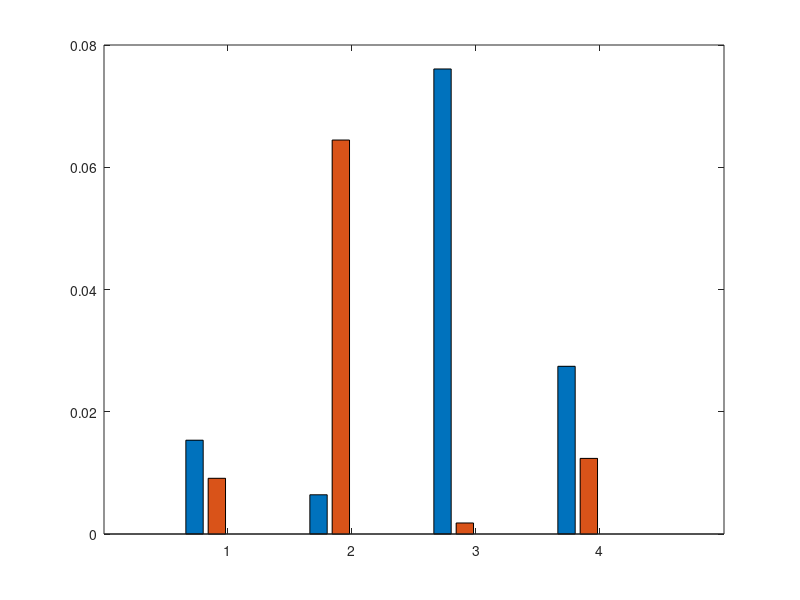

Write the MATLAB code that produced this figure. (Note: this script raises an error after producing the figure.)
clear; close all; clc
textSize = 16;
linewid = 1;

ep = [1 2 3 4];
% MI DCT DP ISa ISm
% SI DCT DP ISa ISm
% MO DCT DP ISa ISm
% SO DCT DP ISa ISm
% compBMR = [1-0.9846540178571429 1-0.9908854166666666 1-0.9997558594 1-0.9995605469;
%     1-0.9935825892857143 1-0.935546875 1-0.9998604911 1-0.9979870855;
%     1-0.9239211309523809 1-0.9981971153846154 1-0.9994303385 0;
%     1-0.9725632440476191 1-0.9876302083333334 1-0.9996744792 0];
compBMR = [1-0.9846540178571429 1-0.9908854166666666 0 0;
    1-0.9935825892857143 1-0.935546875 0 0;
    1-0.9239211309523809 1-0.9981971153846154 0 0;
    1-0.9725632440476191 1-0.9876302083333334 0 0];

figure(11)
bar(ep, compBMR, 'grouped')
hold on
ax = gca;
ax.YAxis.FontSize = 13;
ax.XAxis.FontSize = 13;
ax.YAxis.FontWeight = 'bold';
ax.XAxis.FontWeight = 'bold';

row1 = {'Mobile' 'Stationary' 'Mobile' 'Stationary'};
row2 = {'Indoor' 'Indoor' 'Outdoor' 'Outdoor'};
labelArray = [row1; row2]; 
tickLabels = strtrim(sprintf('%s\\newline%s \n', labelArray{:}));
ax.XTickLabel = tickLabels; 

ylim([0 0.15])
legend('DCT-Quantization', 'DP-SKG', 'SIC-SKGa', 'SIC-SKGm', 'FontSize', textSize, 'FontWeight','bold', 'Location','northeast')
ylabel('BMR (%)', 'FontSize',15, 'FontWeight','bold')

% for i=1:length(compBMR)
%     text(ep(i)-0.3,compBMR(i,1),num2str(compBMR(i,1), '%.2g'), 'FontWeight','bold', 'HorizontalAlignment', 'center', 'VerticalAlignment', 'bottom')
%     text(ep(i)-0.1,compBMR(i,2),num2str(compBMR(i,2), '%.2g'), 'FontWeight','bold', 'HorizontalAlignment', 'center', 'VerticalAlignment', 'bottom')
%     text(ep(i)+0.1,compBMR(i,3),strcat(num2str(compBMR(i,3), '%.3g')," /"), 'FontWeight','bold', 'HorizontalAlignment', 'center', 'VerticalAlignment', 'bottom')
%     text(ep(i)+0.3,compBMR(i,4),num2str(compBMR(i,4), '%.2g'), 'FontWeight','bold', 'HorizontalAlignment', 'center', 'VerticalAlignment', 'bottom')
% end

% 创建 text
text('VerticalAlignment','bottom',...
    'HorizontalAlignment','center',...
    'FontWeight','bold',...
    'String','0.015',...
    'Position',[0.7 0.0153459821428571 0]);

% 创建 text
text('VerticalAlignment','bottom',...
    'HorizontalAlignment','center',...
    'FontWeight','bold',...
    'String','0.0091',...
    'Position',[1.00092165898618 0.00911458333333337 0]);

% 创建 text
text('VerticalAlignment','bottom',...
    'HorizontalAlignment','center',...
    'FontWeight','bold',...
    'String','0 /',...
    'Position',[1.1 0 0]);

% 创建 text
text('VerticalAlignment','bottom',...
    'HorizontalAlignment','center',...
    'FontWeight','bold',...
    'String','0',...
    'Position',[1.26330121491412 0 0]);

% 创建 text
text('VerticalAlignment','bottom',...
    'HorizontalAlignment','center',...
    'FontWeight','bold',...
    'String','0.0064',...
    'Position',[1.64495182237118 0.0064174107142857 0]);

% 创建 text
text('VerticalAlignment','bottom',...
    'HorizontalAlignment','center',...
    'FontWeight','bold',...
    'String','0.064',...
    'Position',[1.9 0.064453125 0]);

% 创建 text
text('VerticalAlignment','bottom',...
    'HorizontalAlignment','center',...
    'FontWeight','bold',...
    'String','0 /',...
    'Position',[2.1 0 0]);

% 创建 text
text('VerticalAlignment','bottom',...
    'HorizontalAlignment','center',...
    'FontWeight','bold',...
    'String','0',...
    'Position',[2.26330121491412 0 0]);

% 创建 text
text('VerticalAlignment','bottom',...
    'HorizontalAlignment','center',...
    'FontWeight','bold',...
    'String','0.076',...
    'Position',[2.7 0.0760788690476191 0]);

% 创建 text
text('VerticalAlignment','bottom',...
    'HorizontalAlignment','center',...
    'FontWeight','bold',...
    'String','0.0018 /',...
    'Position',[3.03762044407206 0.00536724105102815 0]);

% 创建 text
text('VerticalAlignment','bottom',...
    'HorizontalAlignment','center',...
    'FontWeight','bold',...
    'String','0 /',...
    'Position',[3.1 0 0]);

% 创建 text
text('VerticalAlignment','bottom',...
    'HorizontalAlignment','center',...
    'FontWeight','bold',...
    'String','0',...
    'Position',[3.26330121491412 0 0]);

% 创建 text
text('VerticalAlignment','bottom',...
    'HorizontalAlignment','center',...
    'FontWeight','bold',...
    'String','0.027',...
    'Position',[3.7 0.0274367559523809 0]);

% 创建 text
text('VerticalAlignment','bottom',...
    'HorizontalAlignment','center',...
    'FontWeight','bold',...
    'String','0.012',...
    'Position',[3.97339757017176 0.0123697916666666 0]);

% 创建 text
text('VerticalAlignment','bottom',...
    'HorizontalAlignment','center',...
    'FontWeight','bold',...
    'String','0 /',...
    'Position',[4.1 0 0]);

% 创建 text
text('VerticalAlignment','bottom',...
    'HorizontalAlignment','center',...
    'FontWeight','bold',...
    'String','0',...
    'Position',[4.26330121491412 0 0]);

print('compvsquantBMR','-depsc')

% compBGR = [0.9 0.93 0.88 0.89; 
%     0.857 0.857 0.857 0.857; 
%     1.4 1.4 1.4 1.4; 
%     4.2 4.2 4.2 4.2];
compBGR = [0.90 1.0455 1.143 1.143;
    0.94 1.0676 1.143 1.143;
    0.87 0.9093 1.143 1.143;
    0.91 1.0822 1.143 1.143
    ];
figure(1111)
bar(ep, compBGR, 'grouped')
hold on
ax = gca;
ax.YAxis.FontSize = 13;
ax.XAxis.FontSize = 13;
ax.YAxis.FontWeight = 'bold';
ax.XAxis.FontWeight = 'bold';

row1 = {'Mobile' 'Stationary' 'Mobile' 'Stationary'};
row2 = {'Indoor' 'Indoor' 'Outdoor' 'Outdoor'};
labelArray = [row1; row2]; 
tickLabels = strtrim(sprintf('%s\\newline%s \n', labelArray{:}));
ax.XTickLabel = tickLabels; 

ylim([0 2.5])
legend('DCT-Quantization', 'DP-SKG', 'SIC-SKGa', 'SIC-SKGm', 'FontSize', textSize, 'FontWeight','bold', 'Location','northeast')
ylabel('BGR (bit per sample)', 'FontSize',15, 'FontWeight','bold')

% for i=1:length(compBGR)
%     text(ep(i)-0.3,compBGR(i,1),strcat(num2str(compBGR(i,1), '%.3g')), 'FontWeight','bold', 'HorizontalAlignment', 'center', 'VerticalAlignment', 'bottom')
%     text(ep(i)-0.1,compBGR(i,2),strcat(num2str(compBGR(i,2), '%.3g')), 'FontWeight','bold', 'HorizontalAlignment', 'center', 'VerticalAlignment', 'bottom')
%     text(ep(i)+0.1,compBGR(i,3),strcat(num2str(compBGR(i,3), '%.3g')," /"), 'FontWeight','bold', 'HorizontalAlignment', 'center', 'VerticalAlignment', 'bottom')
%     text(ep(i)+0.3,compBGR(i,4),num2str(compBGR(i,4), '%.3g'), 'FontWeight','bold', 'HorizontalAlignment', 'center', 'VerticalAlignment', 'bottom')
% end

% 创建 text
text('VerticalAlignment','bottom',...
    'HorizontalAlignment','center',...
    'FontWeight','bold',...
    'String','0.9',...
    'Position',[0.7 0.9 0]);

% 创建 text
text('VerticalAlignment','bottom',...
    'HorizontalAlignment','center',...
    'FontWeight','bold',...
    'String','1.05',...
    'Position',[0.881650607457058 1.0455 0]);

% 创建 text
text('VerticalAlignment','bottom',...
    'HorizontalAlignment','center',...
    'FontWeight','bold',...
    'String','1.14 /',...
    'Position',[1.07247591118559 1.143 0]);

% 创建 text
text('VerticalAlignment','bottom',...
    'HorizontalAlignment','center',...
    'FontWeight','bold',...
    'String','1.14',...
    'Position',[1.34587348135735 1.143 0]);

% 创建 text
text('VerticalAlignment','bottom',...
    'HorizontalAlignment','center',...
    'FontWeight','bold',...
    'String','0.94',...
    'Position',[1.7 0.94 0]);

% 创建 text
text('VerticalAlignment','bottom',...
    'HorizontalAlignment','center',...
    'FontWeight','bold',...
    'String','1.07',...
    'Position',[1.88165060745706 1.0676 0]);

% 创建 text
text('VerticalAlignment','bottom',...
    'HorizontalAlignment','center',...
    'FontWeight','bold',...
    'String','1.14 /',...
    'Position',[2.07247591118559 1.143 0]);

% 创建 text
text('VerticalAlignment','bottom',...
    'HorizontalAlignment','center',...
    'FontWeight','bold',...
    'String','1.14',...
    'Position',[2.34587348135735 1.143 0]);

% 创建 text
text('VerticalAlignment','bottom',...
    'HorizontalAlignment','center',...
    'FontWeight','bold',...
    'String','0.87',...
    'Position',[2.7 0.87 0]);

% 创建 text
text('VerticalAlignment','bottom',...
    'HorizontalAlignment','center',...
    'FontWeight','bold',...
    'String','0.909',...
    'Position',[2.86330121491412 0.953854455445545 0]);

% 创建 text
text('VerticalAlignment','bottom',...
    'HorizontalAlignment','center',...
    'FontWeight','bold',...
    'String','1.14 /',...
    'Position',[3.07247591118559 1.143 0]);

% 创建 text
text('VerticalAlignment','bottom',...
    'HorizontalAlignment','center',...
    'FontWeight','bold',...
    'String','1.14',...
    'Position',[3.34587348135735 1.143 0]);

% 创建 text
text('VerticalAlignment','bottom',...
    'HorizontalAlignment','center',...
    'FontWeight','bold',...
    'String','0.91',...
    'Position',[3.7 0.91 0]);

% 创建 text
text('VerticalAlignment','bottom',...
    'HorizontalAlignment','center',...
    'FontWeight','bold',...
    'String','1.08',...
    'Position',[3.87247591118559 1.0822 0]);

% 创建 text
text('VerticalAlignment','bottom',...
    'HorizontalAlignment','center',...
    'FontWeight','bold',...
    'String','1.14 /',...
    'Position',[4.11834939254294 1.143 0]);

% 创建 text
text('VerticalAlignment','bottom',...
    'HorizontalAlignment','center',...
    'FontWeight','bold',...
    'String','1.14',...
    'Position',[4.37339757017176 1.143 0]);

print('compvsquantBGR','-depsc')
